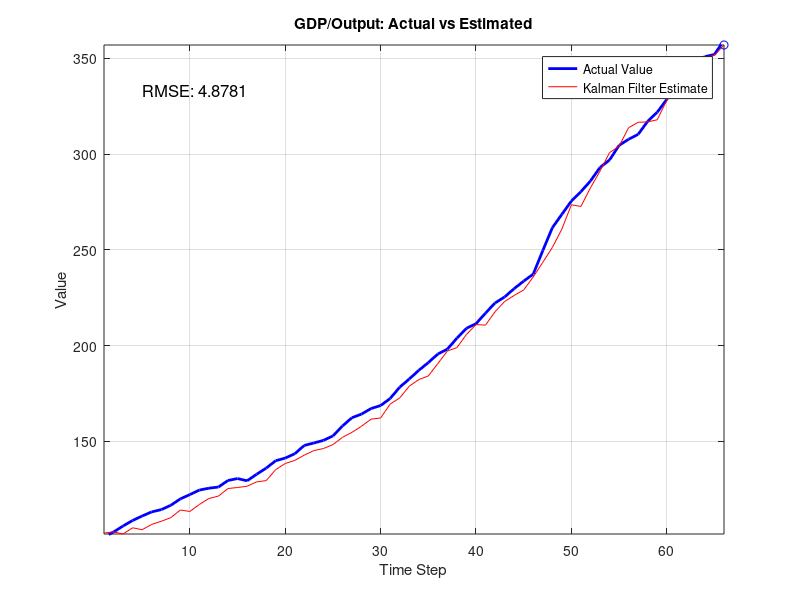

Here is the MATLAB script that generated this plot: (Note: this script raises an error after producing the figure.)
% Extended Kalman Filter (EKF) for Economic Tracking with Comparison Plots
clear; clc;close all;

% Read the CSV and Excel files
try
    % Import data using readtable for CSV files and readmatrix for Excel
    depreciation_data = readtable('Y0000C1Q027SBEA.csv');
    savings_data = readtable('PSAVERT.csv');
    labour_data = readtable('LFACTTTTUSM647S.csv');
    labour_growth_data = readtable('LABOUR_GROWTH_RATE.xlsx');
    output_data = readtable('GDPC1.csv');
    productivity_data = readtable('RTFPNAUSA632NRUG.csv');
    capital_data = readtable('RKNANPUSA666NRUG.csv');
    
    % Extract the last columns (values) - taking only the first 66 rows
    depreciation = depreciation_data{1:66, end};
    savings = savings_data{1:66, end};
    labour = labour_data{1:66, end};
    labour_growth = labour_growth_data{1:66, end};
    output = output_data{1:66, end};
    productivity = productivity_data{1:66, end};
    capital = capital_data{1:66, end};
    
    % Number of time steps
    N = 66;
    
    % Assemble all variables into a combined state vector
    % State vector: [output, labour, capital, depreciation, savings, productivity, labour_growth]
    x_true = [output, labour, capital, depreciation, savings, productivity, labour_growth]';
    
    % Create measurements with some noise
    rng(42); % Set random seed for reproducibility
    noise_level = 0.02; % 2% noise
    z_meas = x_true .* (1 + noise_level * randn(size(x_true)));
    
    disp('Successfully loaded CSV files.');
    
catch
    % If files not found or error reading, create simulated data
    disp('Error reading CSV files. Using simulated data instead.');
    
    % Simulation parameters
    N = 66;
    
    % Initial state values
    initial_state = [100; 50; 200; 0.1; 8; 1; 0.02]; 
    % [Output, Labour, Capital, Depreciation, Savings, Productivity, Labour Growth]
    
    % Create simulated data
    x_true = zeros(7, N);
    x_true(:,1) = initial_state;
    
    % Simple simulation model
    for k = 2:N
        % Simple economic model with some random growth/fluctuation
        growth_factors = [0.02; 0.01; 0.015; 0.001; 0.005; 0.01; 0.002];
        noise_factors = [0.01; 0.005; 0.008; 0.002; 0.01; 0.005; 0.001];
        
        growth_rate = noise_factors .* randn(7,1) + growth_factors;
        x_true(:,k) = x_true(:,k-1) .* (1 + growth_rate);
    end
    
    % Create noisy measurements
    z_meas = x_true .* (1 + 0.02 * randn(size(x_true)));
end

% Normalize data to avoid numerical issues
x_mean = mean(x_true, 2);
x_std = std(x_true, 0, 2);

x_true_norm = zeros(size(x_true));
z_meas_norm = zeros(size(z_meas));

for i = 1:size(x_true, 1)
    x_true_norm(i,:) = (x_true(i,:) - x_mean(i)) / x_std(i);
    z_meas_norm(i,:) = (z_meas(i,:) - x_mean(i)) / x_std(i);
end

% Initialize EKF for all variables
x_est_norm = zeros(size(x_true_norm));
x_est_norm(:,1) = z_meas_norm(:,1); % Initialize with first measurement
P = eye(size(x_true, 1)); % Initial covariance matrix

% Process and measurement noise covariance matrices
Q = diag(0.01 * ones(1, size(x_true, 1))); % Process noise
R = diag(0.02 * ones(1, size(x_true, 1))); % Measurement noise

% Define state transition function for normalized economic variables
% This is a simple model relating the variables
f = @(x) [
    x(1) + 0.05*x(3) - 0.02*x(2);                % Output: influenced by capital and labor
    x(2) + 0.01*x(1) - 0.01*x(7);                % Labour: influenced by output and labour growth
    x(3) + 0.03*x(1) - 0.01*x(4);                % Capital: influenced by output and depreciation
    x(4) + 0.01*x(3) - 0.005*x(1);               % Depreciation: influenced by capital and output
    x(5) + 0.02*x(1) - 0.01*x(2);                % Savings: influenced by output and labour
    x(6) + 0.01*x(1) + 0.01*x(3) - 0.02*x(2);    % Productivity: influenced by output, capital and labour
    x(7) + 0.01*x(6) - 0.005*x(5);               % Labour growth: influenced by productivity and savings
    ];

% Define direct measurement function
h = @(x) x; % Direct measurement of all state variables

% Run the EKF algorithm
for k = 2:N
    % Get current measurement
    z = z_meas_norm(:, k);
    
    % EKF Prediction Step
    x_pred = f(x_est_norm(:, k-1));
    
    % Calculate Jacobian of f (simplified, using constant values)
    % In a real application, this would be calculated based on the current state
    F = eye(size(x_true, 1)); % Initialize to identity
    
    % GDP/Output row
    F(1, 1) = 1;
    F(1, 2) = -0.02;
    F(1, 3) = 0.05;
    
    % Labour row
    F(2, 1) = 0.01;
    F(2, 2) = 1;
    F(2, 7) = -0.01;
    
    % Capital row
    F(3, 1) = 0.03;
    F(3, 3) = 1;
    F(3, 4) = -0.01;
    
    % Depreciation row
    F(4, 1) = -0.005;
    F(4, 3) = 0.01;
    F(4, 4) = 1;
    
    % Savings row
    F(5, 1) = 0.02;
    F(5, 2) = -0.01;
    F(5, 5) = 1;
    
    % Productivity row
    F(6, 1) = 0.01;
    F(6, 2) = -0.02;
    F(6, 3) = 0.01;
    F(6, 6) = 1;
    
    % Labour growth row
    F(7, 5) = -0.005;
    F(7, 6) = 0.01;
    F(7, 7) = 1;
    
    P_pred = F * P * F' + Q;
    
    % EKF Update Step
    H = eye(size(x_true, 1)); % Identity matrix for measurement Jacobian
    K = P_pred * H' / (H * P_pred * H' + R); % Kalman Gain
    x_est_norm(:, k) = x_pred + K * (z - h(x_pred));
    P = (eye(size(x_true, 1)) - K * H) * P_pred; % Updated covariance
end

% Denormalize the estimates
x_est = zeros(size(x_est_norm));
for i = 1:size(x_true, 1)
    x_est(i,:) = x_est_norm(i,:) * x_std(i) + x_mean(i);
end

% Create time vector
time = 1:N;

% Variable names for plots
variable_names = {'GDP/Output', 'Labour', 'Capital', 'Depreciation', 'Savings Rate', 'Productivity', 'Labour Growth Rate'};

% Create individual plots for each variable showing actual vs estimated values
for i = 1:size(x_true, 1)
    figure('Name', variable_names{i}, 'Position', [100*i, 100*i, 800, 400]);
    
    % Plot actual values (static line)
    plot(time, x_true(i,:), 'b-', 'LineWidth', 2);
    hold on;
    
    % Use comet for the Kalman Filter estimate (animated)
    comet(time, x_est(i,:));
    
    title([variable_names{i}, ': Actual vs Estimated']);
    xlabel('Time Step');
    ylabel('Value');
    legend('Actual Value', 'Kalman Filter Estimate');
    grid on;
    
    % Calculate and display RMSE
    rmse = sqrt(mean((x_true(i,:) - x_est(i,:)).^2));
    text(5, min(x_true(i,:)) + 0.9*(max(x_true(i,:)) - min(x_true(i,:))), ...
        ['RMSE: ', num2str(rmse, '%.4f')], 'FontSize', 12);
    
    % Improve formatting for readability
    ax = gca;
    ax.FontSize = 12;
    ax.LineWidth = 1.5;
end

% Calculate overall RMSE for each variable
rmse_values = zeros(size(x_true, 1), 1);
for i = 1:size(x_true, 1)
    rmse_values(i) = sqrt(mean((x_true(i,:) - x_est(i,:)).^2));
end

% Display RMSE values
fprintf('RMSE Values:\n');
for i = 1:size(x_true, 1)
    fprintf('%s: %.4f\n', variable_names{i}, rmse_values(i));
end

% Create a combined figure showing all normalized variables
figure('Name', 'All Variables Normalized', 'Position', [100, 100, 1000, 600]);

% Normalize data for plotting
norm_true = zeros(size(x_true));
norm_est = zeros(size(x_est));

for i = 1:size(x_true, 1)
    norm_true(i,:) = (x_true(i,:) - min(x_true(i,:))) / (max(x_true(i,:)) - min(x_true(i,:)));
    norm_est(i,:) = (x_est(i,:) - min(x_true(i,:))) / (max(x_true(i,:)) - min(x_true(i,:)));
end

% Create 2x4 subplot grid for all variables
for i = 1:size(x_true, 1)
    subplot(2, 4, i);
    
    % Plot actual values (static line)
    plot(time, norm_true(i,:), 'b-', 'LineWidth', 1.5);
    hold on;
    
    % Use comet for the Kalman Filter estimate (animated)
    comet(time, norm_est(i,:));
    
    title(variable_names{i});
    if i > 4 % Only add x-labels to bottom row
        xlabel('Time Step');
    end
    ylabel('Normalized Value');
    grid on;
    legend('Actual', 'Estimate');
end

% Adjust layout
set(gcf, 'Color', 'w');
sgtitle('Normalized Economic Variables: Actual vs Estimated', 'FontSize', 14);